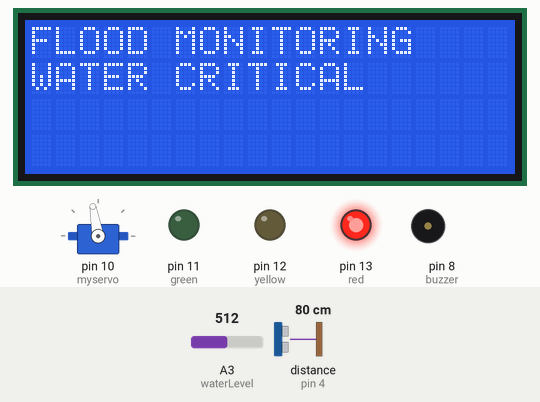
This sketch was run on a simulated Arduino Uno, built with avr-gcc and run on an emulated ATmega328P. Parts: 20×4 character LCD, servo, output pins drawn as LEDs (lit = HIGH), buzzer (waves = sounding). Wiring (inferred from the names in the program): ultrasonic range finder: trigger pin 5; echo pin 4. The inputs (shaded band) are chosen by the test bench; at power-on: distance to the obstacle (sensor on pin 4) 80 cm, A3 (waterLevel) = 512. The echo pulse lasts 58.3 µs per cm; the modem accepts every AT command (registered, SIM ready, sends succeed) and sends nothing else; pins used as bus, display or sensor lines are not drawn; what the sketch prints to the serial monitor is not drawn.

Above: at 3.0 s.
3.1 s: distance to the obstacle (sensor on pin 4) set to 24 cm
6.1 s: distance to the obstacle (sensor on pin 4) set to 19 cm
At 6.9 s:
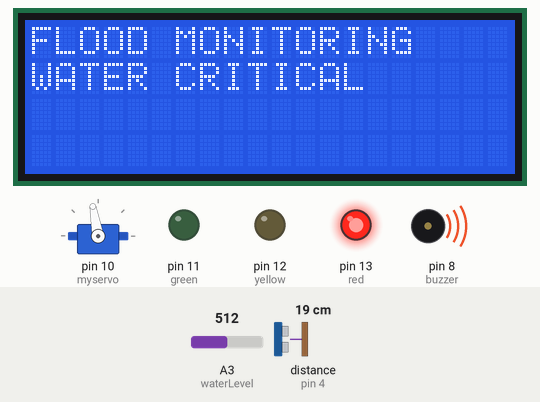
7.6 s: A3 (waterLevel) set to 110
9.1 s: A3 (waterLevel) set to 92
10.6 s: A3 (waterLevel) set to 338
At 12.83 s:
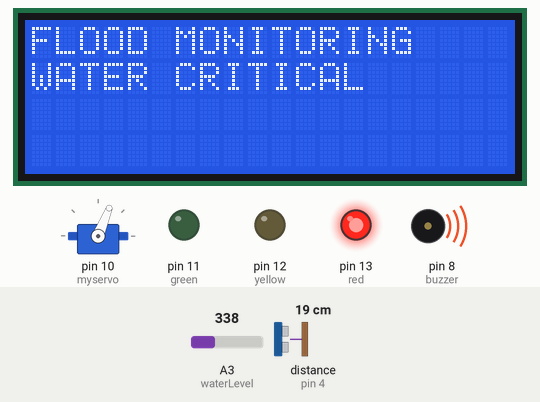
At 13.5 s:
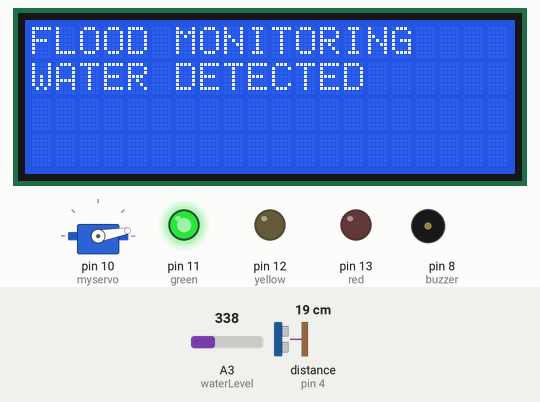
13.6 s: A3 (waterLevel) set to 365
At 14.9 s:
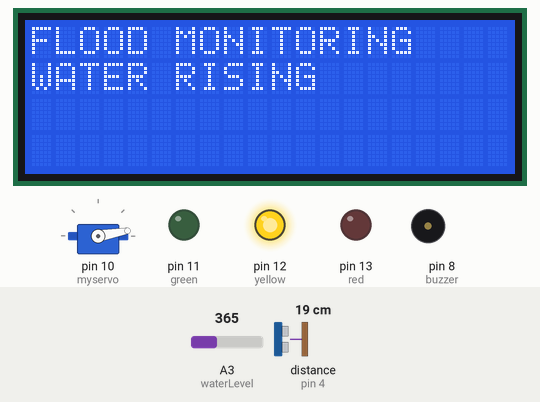
Timing chart, 0 to 16.1 s (numbered marks = the images above; inputs shaded):
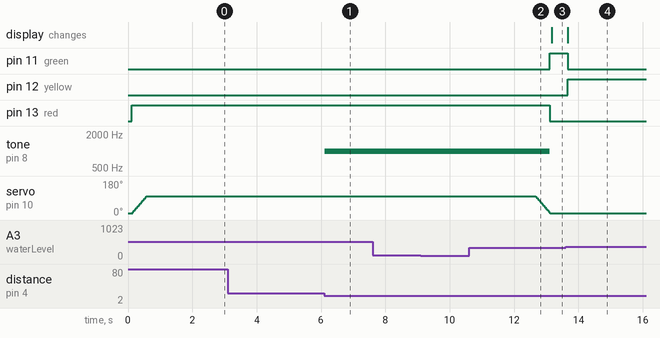

Measured:
- the behaviour switches between 22 and 21 cm on distance to the obstacle (sensor on pin 4) (found by bisection; images 0 and 1)
- the behaviour switches between 349 and 350 on A3 (waterLevel) (found by bisection; images 3 and 4)
- after the input at 6.1 s, tone on pin 8 (buzzer): silent → 1000 Hz at once
- after the input at 7.6 s, every drawn part: stays the same
- after the input at 9.1 s, every drawn part: stays the same
- after the input at 10.6 s, the display: changes after 2.6 s (image 3)
- after the input at 13.6 s, pin 11 (green): HIGH → LOW after 0.07 s; pin 12 (yellow): LOW → HIGH after 0.07 s; the display: changes after 0.07 s (image 4)

The sketch:

F.L.O.W.S.ino
```cpp
#include <LiquidCrystal_I2C.h>
#include <SoftwareSerial.h>
#include <Servo.h>
#include <Wire.h>

#define rxPin 2
#define txPin 3
#define trigPin 5
#define echoPin 4
#define buzzer 8

LiquidCrystal_I2C lcd(0x27,20,4);

int waterLevel = A3;
int red = 13;
int yellow = 12;
int green = 11;

SoftwareSerial sim800L(rxPin,txPin);

Servo myservo;

long duration;
int distance;

int servoClosed = 10;
int servoOpen = 100;
int currentPos = servoClosed;

bool isCritical = false;

unsigned long resetStartTime = 0;
bool resetPending = false;

void setup()
{
  lcd.init();
  lcd.backlight();

  // Fixed header
  lcd.setCursor(0,0);
  lcd.print("FLOOD MONITORING  ");

  myservo.attach(10);
  myservo.write(servoClosed);

  pinMode(red, OUTPUT);
  pinMode(yellow, OUTPUT);
  pinMode(green, OUTPUT);
  pinMode(waterLevel, INPUT);

  pinMode(trigPin, OUTPUT);
  pinMode(echoPin, INPUT);
  pinMode(buzzer, OUTPUT);

  Serial.begin(9600);
  sim800L.begin(9600);
}

void moveServo(int targetPos)
{
  if(!myservo.attached()) myservo.attach(10);

  if(currentPos < targetPos)
  {
    for(int pos = currentPos; pos <= targetPos; pos++)
    {
      myservo.write(pos);
      delay(5);
    }
  }
  else
  {
    for(int pos = currentPos; pos >= targetPos; pos--)
    {
      myservo.write(pos);
      delay(5);
    }
  }

  currentPos = targetPos;
}

int readUltrasonic()
{
  digitalWrite(trigPin, LOW);
  delayMicroseconds(2);
  digitalWrite(trigPin, HIGH);
  delayMicroseconds(10);
  digitalWrite(trigPin, LOW);

  duration = pulseIn(echoPin, HIGH, 20000);
  if(duration == 0) return 999;
  return duration * 0.034 / 2;
}

void loop()
{
  int levelValue = analogRead(waterLevel);
  Serial.print("Water Level: ");
  Serial.println(levelValue);

  // Fixed header
  lcd.setCursor(0,0);
  lcd.print("FLOOD MONITORING  "); // always same

  // NO WATER
  if (!isCritical && levelValue <= 0)
  {
    lcd.setCursor(0,1);
    lcd.print("SYSTEM NORMAL       ");

    digitalWrite(green, HIGH);
    digitalWrite(yellow, LOW);
    digitalWrite(red, LOW);

    moveServo(servoClosed);
    noTone(buzzer);
  }
  // LOW
  else if (!isCritical && levelValue > 200 && levelValue < 350)
  {
    lcd.setCursor(0,1);
    lcd.print("WATER DETECTED      ");

    digitalWrite(green, HIGH);
    digitalWrite(yellow, LOW);
    digitalWrite(red, LOW);

    moveServo(servoClosed);
    noTone(buzzer);
  }
  // MEDIUM
  else if (!isCritical && levelValue >= 350 && levelValue < 400)
  {
    lcd.setCursor(0,1);
    lcd.print("WATER RISING        ");

    digitalWrite(green, LOW);
    digitalWrite(yellow, HIGH);
    digitalWrite(red, LOW);

    moveServo(servoClosed);
    noTone(buzzer);
  }
  // CRITICAL
  else if (levelValue >= 405 && !isCritical)
  {
    isCritical = true;
    resetPending = false;

    lcd.setCursor(0,1);
    lcd.print("WATER CRITICAL        ");

    digitalWrite(green, LOW);
    digitalWrite(yellow, LOW);
    digitalWrite(red, HIGH);

    moveServo(servoOpen);
    myservo.detach();

    send_sms();
  }

  // Ultrasonic + buzzer
  if(isCritical)
  {
    distance = readUltrasonic();
    Serial.print("Distance: ");
    Serial.println(distance);

    if(distance <= 20)
      tone(buzzer, 1000);
    else
      noTone(buzzer);
  }

  // RESET with 5-second delay
  if(isCritical && levelValue <= 400)
  {
    if(!resetPending)
    {
      resetPending = true;
      resetStartTime = millis();
    }
    else if(millis() - resetStartTime >= 5000)
    {
      isCritical = false;
      resetPending = false;

      myservo.attach(10);
      moveServo(servoClosed);

      noTone(buzzer);

      digitalWrite(green, HIGH);
      digitalWrite(yellow, LOW);
      digitalWrite(red, LOW);

      lcd.setCursor(0,1);
      lcd.print("SYSTEM NORMAL       ");
    }
  }
  else
  {
    resetPending = false;
  }
}

void send_sms()
{
  sim800L.println("AT");
  waitForResponse();

  sim800L.println("AT+CMGF=1");
  waitForResponse();

  sim800L.println("AT+CMGS=\"+639273852473\"");
  delay(1000);

  sim800L.print("FLOOD ALERT! Evacuate immediately.");
  delay(500);

  sim800L.write(26);
  delay(1500);
}

void waitForResponse()
{
  delay(500);
  while(sim800L.available())
  {
    Serial.write(sim800L.read());
  }
}
```
